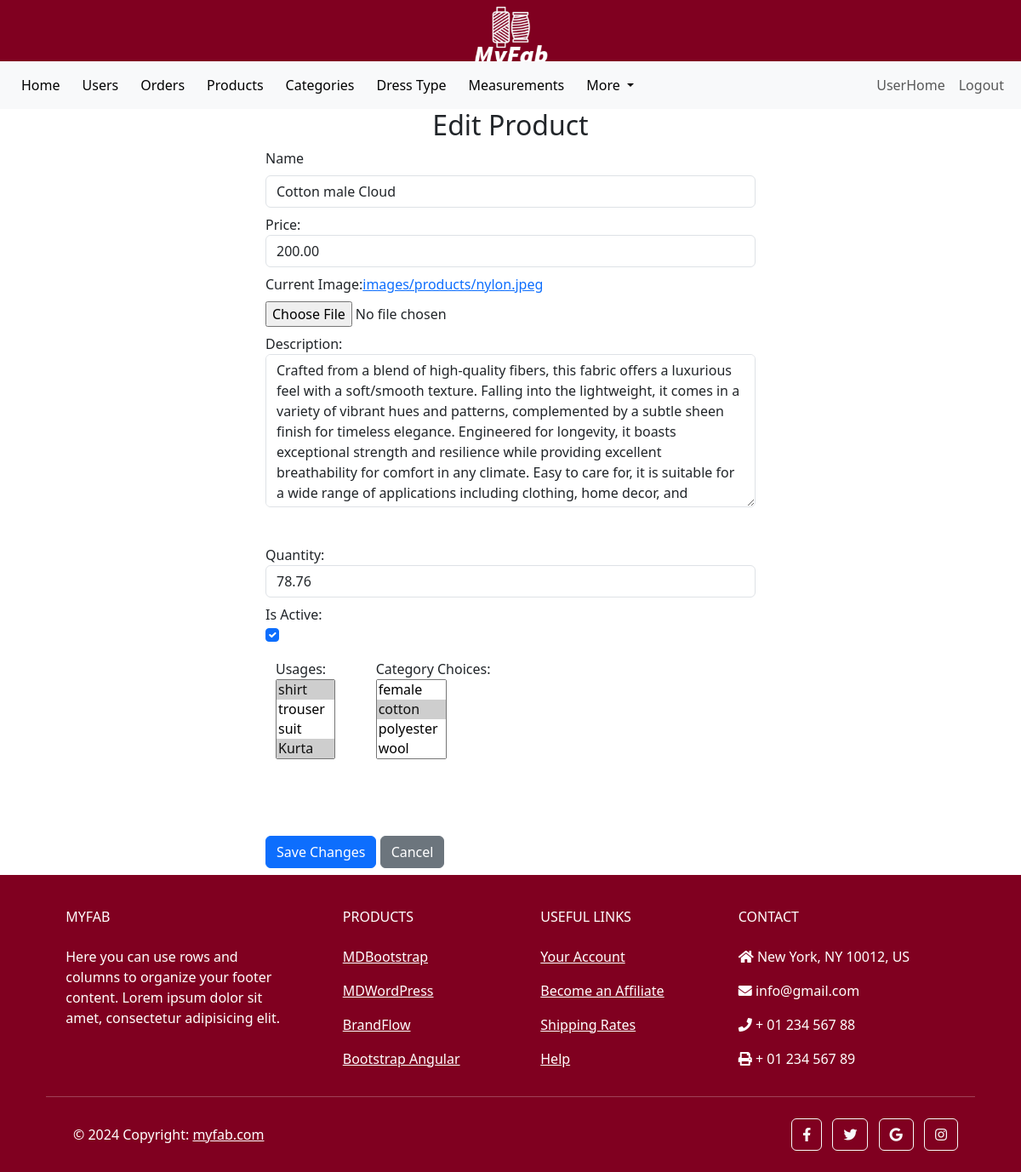
Page /custom_admin/products/8/edit/ (signed in) on the earlier database version.
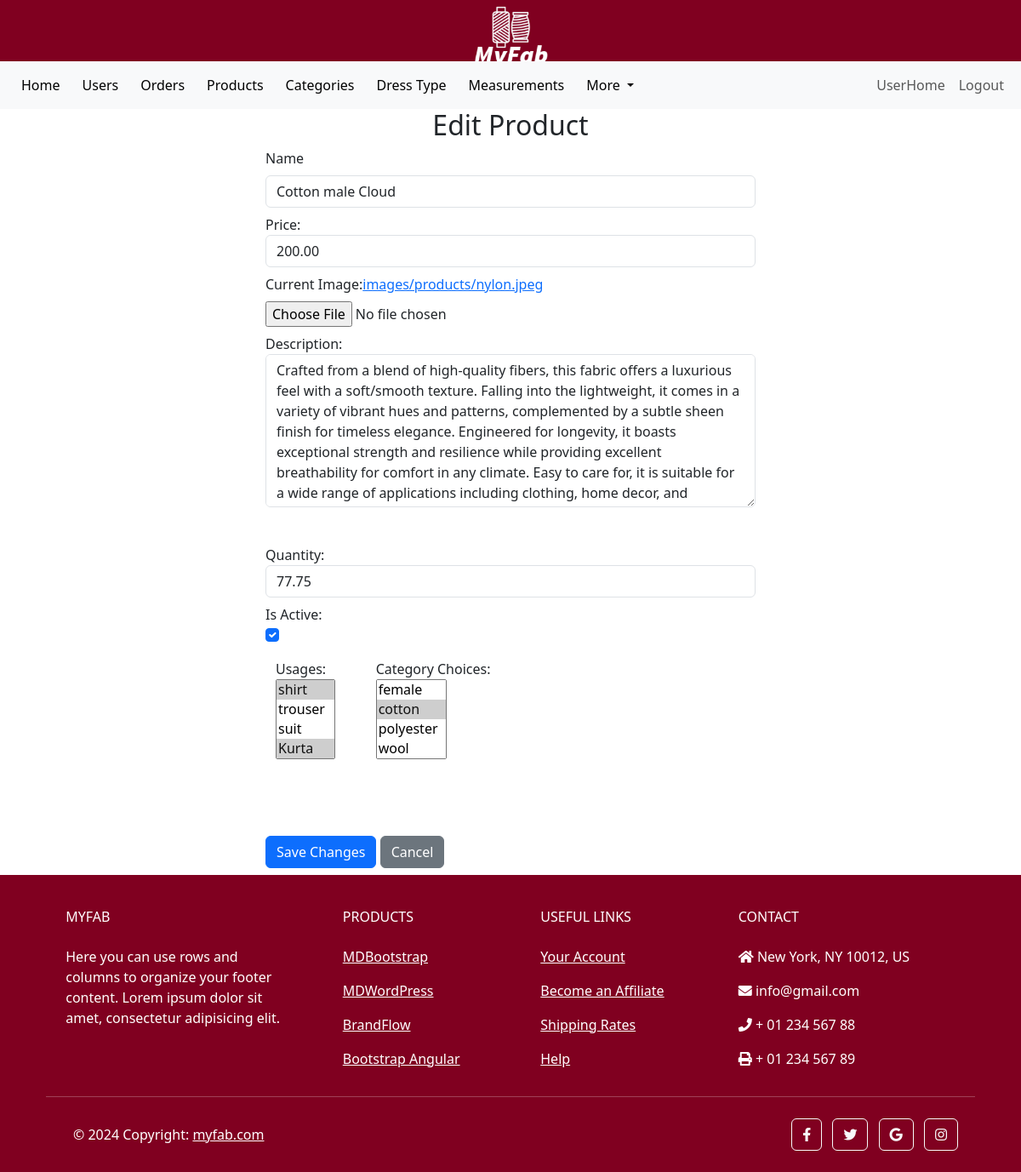
Same page on the later database version.
### main/models.py (models this page shows, shortened)
class Product(models.Model):
    name = models.CharField(max_length=255, unique=True, blank=False, null=False)
    price = models.DecimalField(max_digits=10, decimal_places=2, default=0, validators=[MinValueValidator(0)])
    image = models.ImageField(upload_to='images/products')
    description = models.TextField(blank=True)
    qty = models.DecimalField(max_digits=10, decimal_places=2, default=0, validators=[MinValueValidator(0)])
    add_date = models.DateField(auto_now_add=True)
    is_active = models.BooleanField(default=True)
    usages = models.ManyToManyField(Usage)
    category_choices = models.ManyToManyField(CategoryChoice)

### custom_admin/views.py (the view, shortened to what this page needs)
# urls.py: path('products/<int:pk>/edit/', AdminProductEdit.as_view(), name = 'admin_product_edit'),
class AdminProductEdit(UpdateView):
    model = Product
    fields = ['name', 'price', 'image', 'description', 'qty', 'is_active', 'usages', 'category_choices']
    template_name = 'admin_product_edit.html'
    def get_context_data(self, **kwargs):
        context = super().get_context_data(**kwargs)
        context['previous_url'] = self.request.META.get('HTTP_REFERER', reverse('custom_admin:admin_products'))
        return context

### main/models.py (called while the page is built)
    def __str__(self):
        return self.name

    def __str__(self):
        return self.name

### templates/admin_product_edit.html (shortened to what this page needs)
{% extends 'admin_base.html' %}
{% load static %}
{% block content %}
<nav class="navbar navbar-expand-lg bg-body-tertiary">
    <div class="container-fluid">
        <div class="collapse navbar-collapse" id="navbarSupportedContent">
            <ul class="navbar-nav d-flex align-items-center me-auto mb-2 mb-lg-0">
                <li class="nav-item">
                    <a class="btn text-black" href="{% url "custom_admin:admin_home" %}">
                        Home
                    </a>
                </li>
                <li class="nav-item">
                    <a class="btn text-black" href="{% url "custom_admin:admin_users" %}" >
                        Users
                    </a>
                </li>
                <li class="nav-item">
                    <a class="btn text-black" href="{% url "custom_admin:admin_orders" %}" >
                        Orders
                    </a>
                </li>
                <li class="nav-item">
                    <a class="btn text-black" href="{% url "custom_admin:admin_products" %}" >
                        Products
                    </a>
                </li>
                <li class="nav-item">
                    <a class="btn text-black" href="{% url "custom_admin:admin_categories" %}" >
                        Categories
                    </a>
                </li>
                <li class="nav-item">
                    <a class="btn text-black" href="{% url "custom_admin:admin_usages" %}" >
                        Dress Type
                    </a>
                </li>
                <li class="nav-item">
                    <a class="btn text-black" href="{% url "custom_admin:admin_measurements" %}">
                        Measurements
                    </a>
                </li>
                <li class="nav-item dropdown">
                    <a class="btn text-black dropdown-toggle" href="#" role="button" data-bs-toggle="dropdown"
                        aria-expanded="false">
                        More
                    </a>
                </li>
            </ul>
            <ul class="navbar-nav d-flex flex-row justify-content-center  ms-auto mb-2 mb-lg-0">
                <li class="nav-item ms-3 ms-lg-0">
                    <a class="nav-link" href="{% url "main:home" %}">UserHome</a>
                </li>
                <li class="nav-item ms-3 ms-lg-0">
                    <form id="logout-form" action="/accounts/logout/" method="post">
                        <button type="submit" class="nav-link btn btn-link">Logout</button>
                    </form>
                </li>
            </ul>
        </div>
    </div>
</nav>
    <div class="container w-50">
        <h2 class="text-center">Edit Product</h2>
        <form method="post" enctype="multipart/form-data">
            <div class="form-group my-2">
                <label for="id_name" class="form-label">Name</label>
                <input type="text" class="form-control" id="id_name" name="name" value="{{ object.name }}">
            </div>
            <div class="form-group my-2">
                <label for="id_price">Price:</label>
                <input type="number" class="form-control price-input" id="id_price" name="price" step="0.01" value="{{ object.price }}">
            </div>
            <div class="form-group my-2">
                <label for="id_image">Current Image:<a href="{{ object.image.url }}" target="_blank">{{ object.image }}</a></label>
                <div class="custom-file my-2">
                    <input type="file" class="custom-file-input" id="id_image" name="image">
                </div>
            </div>
            <div class="form-group my-2" style="height: 30vh;">
                <label for="id_description">Description:</label>
                <textarea class="form-control h-75" id="id_description" name="description">{{ object.description }}</textarea>
            </div>
            <div class="form-group my-2">
                <label for="id_qty">Quantity:</label>
                <input type="number" class="form-control" id="id_qty" name="qty" value="{{ object.qty }}">
            </div>
            <div class="form-group my-2">
                <label for="id_is_active">Is Active:</label>
                <div class="form-check">
                    <input type="checkbox" class="form-check-input" id="id_is_active" name="is_active" {% if object.is_active %}checked{% endif %}>
                </div>
            </div>
            <div class="container d-flex my-2" style="height: 25vh;">
                <div class="form-group me-5 my-2 h-100">
                    <label for="id_usages">Usages:</label>
                    <div class="h-75">
                        {{ form.usages }}
                    </div>
                </div>
                <div class="form-group me-5 my-2 h-100">
                    <label for="id_category_choices">Category Choices:</label>
                    <div class="h-75">
                        {{ form.category_choices }}
                    </div>
                </div>
            </div>
            <button type="submit" class="btn btn-primary my-2">Save Changes</button>
            <a href="#" onclick="window.history.back();" class="btn btn-secondary">Cancel</a>
        </form>
    </div>
{% endblock content %}

### templates/admin_base.html (shortened to what this page needs)
{% load static %}
{% load custom_filters %}
<!DOCTYPE html>
<html lang="en">
<head>
    <link rel="stylesheet" href="https://cdnjs.cloudflare.com/ajax/libs/font-awesome/5.15.4/css/all.min.css">
    <link rel="stylesheet" href="https://cdn.jsdelivr.net/npm/sweetalert2@11/dist/sweetalert2.min.css">
    <link rel="stylesheet" href="{% static "./css/bootstrap.css" %}">
    <link rel="stylesheet" href="{% static "./css/style.css" %}">
</head>
<body>
    <header class="header" style="height: 6vw; background-color: #800020;">
        <div class="container" style="max-height: 100%;">
            <img class="logo" style="max-width: 8%; display: block; margin: auto;" src="{% static 'images/MyFAB_transparent.png' %}" alt="Header_Logo">
        </div>
    </header>
        {% block content %}{% endblock %}
    <footer
            class="text-center text-lg-start text-white"
            style="background-color: #800020"
            >
      <div class="container p-4 pb-0">
        <section class="">
          <div class="row">
            <div class="col-md-3 col-lg-3 col-xl-3 mx-auto mt-3">
              <h6 class="text-uppercase mb-4 font-weight-bold">
                MyFAB
              </h6>
              <p>
                Here you can use rows and columns to organize your footer
                content. Lorem ipsum dolor sit amet, consectetur adipisicing
                elit.
              </p>
            </div>
            <div class="col-md-2 col-lg-2 col-xl-2 mx-auto mt-3">
              <h6 class="text-uppercase mb-4 font-weight-bold">Products</h6>
              <p>
                <a class="text-white">MDBootstrap</a>
              </p>
              <p>
                <a class="text-white">MDWordPress</a>
              </p>
              <p>
                <a class="text-white">BrandFlow</a>
              </p>
              <p>
                <a class="text-white">Bootstrap Angular</a>
              </p>
            </div>
            <div class="col-md-3 col-lg-2 col-xl-2 mx-auto mt-3">
              <h6 class="text-uppercase mb-4 font-weight-bold">
                Useful links
              </h6>
              <p>
                <a class="text-white">Your Account</a>
              </p>
              <p>
                <a class="text-white">Become an Affiliate</a>
              </p>
              <p>
                <a class="text-white">Shipping Rates</a>
              </p>
              <p>
                <a class="text-white">Help</a>
              </p>
            </div>
            <div class="col-md-4 col-lg-3 col-xl-3 mx-auto mt-3">
              <h6 class="text-uppercase mb-4 font-weight-bold">Contact</h6>
              <p><i class="fas fa-home mr-3"></i> New York, NY 10012, US</p>
              <p><i class="fas fa-envelope mr-3"></i> info@gmail.com</p>
              <p><i class="fas fa-phone mr-3"></i> + 01 234 567 88</p>
              <p><i class="fas fa-print mr-3"></i> + 01 234 567 89</p>
            </div>
          </div>
        </section>
        <hr class="my-3">
        <section class="p-3 pt-0">
          <div class="row d-flex align-items-center">
            <div class="col-md-7 col-lg-8 text-center text-md-start">
              <div class="p-3">
                © 2024 Copyright:
                <a class="text-white" href="https://mdbootstrap.com/"
                   >myfab.com</a
                  >
              </div>
            </div>
            <div class="col-md-5 col-lg-4 ml-lg-0 text-center text-md-end">
              <a
                 class="btn btn-outline-light btn-floating m-1"
                 class="text-white"
                 role="button"
                 ><i class="fab fa-facebook-f"></i
                ></a>
              <a
                 class="btn btn-outline-light btn-floating m-1"
                 class="text-white"
                 role="button"
                 ><i class="fab fa-twitter"></i
                ></a>
              <a
                 class="btn btn-outline-light btn-floating m-1"
                 class="text-white"
                 role="button"
                 ><i class="fab fa-google"></i
                ></a>
              <a
                 class="btn btn-outline-light btn-floating m-1"
                 class="text-white"
                 role="button"
                 ><i class="fab fa-instagram"></i
                ></a>
            </div>
          </div>
        </section>
      </div>
    </footer>
</body>
</html>

Differences in the rows shown:
changed Product "images/products/nylon.jpeg": qty "78.76" → "77.75"
